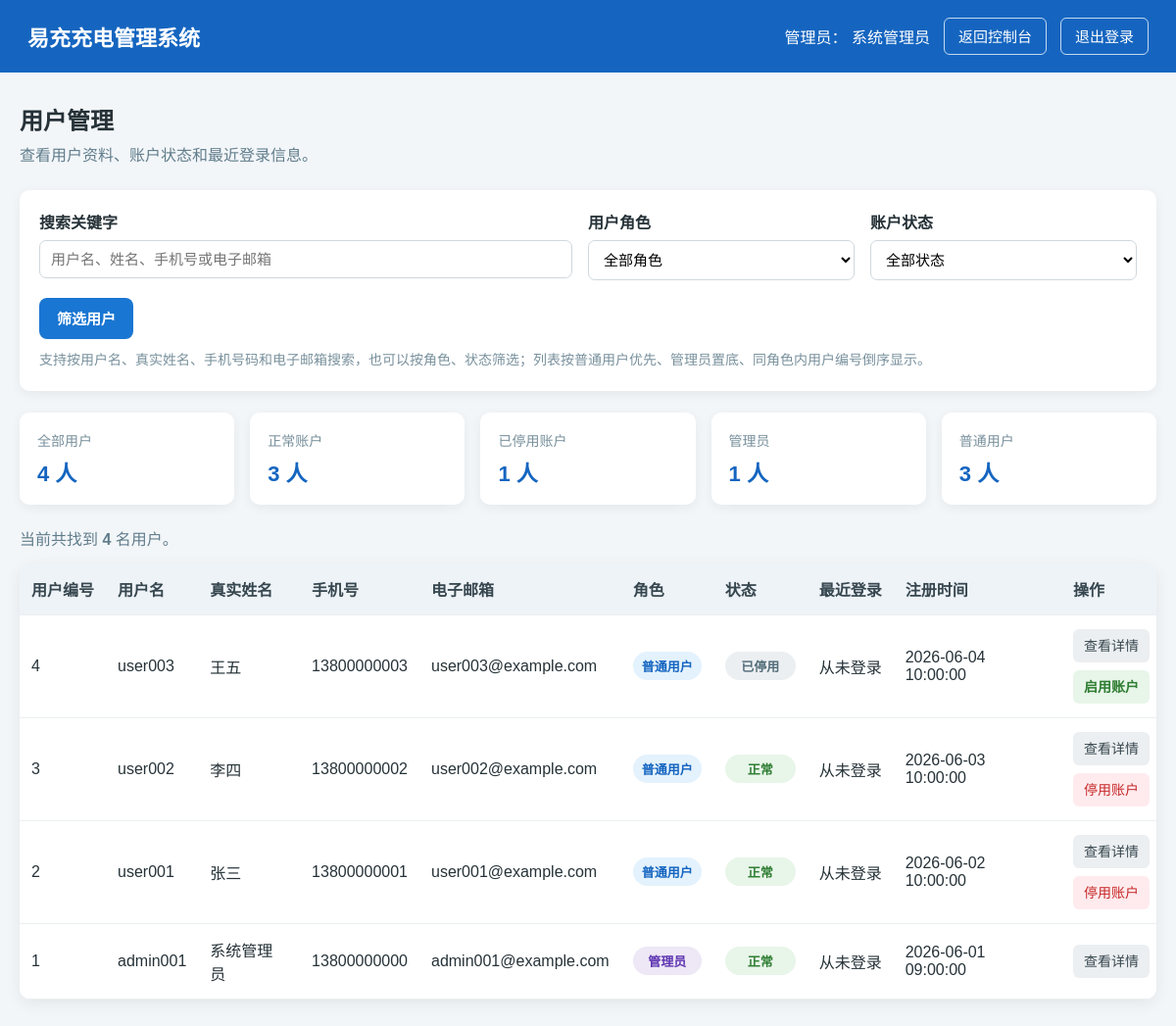
Screenshot of /public/admin/users/index.php (signed in) with the database file from the repository.
### tables this page shows
CREATE TABLE users (
    user_id INT UNSIGNED NOT NULL AUTO_INCREMENT COMMENT '用户主键编号',
    username VARCHAR(30) NOT NULL COMMENT '登录用户名，仅允许3到30位英文字母和数字',
    password_hash VARCHAR(255) NOT NULL COMMENT '密码哈希值，不保存明文密码',
    real_name VARCHAR(20) NOT NULL COMMENT '用户真实姓名，应用层限制为2到20个汉字',
    mobile CHAR(11) NOT NULL COMMENT '中国大陆11位手机号码',
    email VARCHAR(100) NULL COMMENT '电子邮箱，可选填写',
    role VARCHAR(20) NOT NULL DEFAULT 'user' COMMENT '用户角色：admin管理员，user普通用户',
    status VARCHAR(20) NOT NULL DEFAULT 'active' COMMENT '账户状态：active正常，disabled已停用',
    last_login_at DATETIME NULL COMMENT '最近一次成功登录时间',
    created_at DATETIME NOT NULL DEFAULT CURRENT_TIMESTAMP COMMENT '账户创建时间',
    updated_at DATETIME NOT NULL DEFAULT CURRENT_TIMESTAMP ON UPDATE CURRENT_TIMESTAMP COMMENT '账户最后更新时间',
    PRIMARY KEY (user_id),
    UNIQUE KEY uk_users_username (username),
    UNIQUE KEY uk_users_mobile (mobile),
    UNIQUE KEY uk_users_email (email),
    KEY idx_users_role (role),
    KEY idx_users_status (status),
    KEY idx_users_created_at (created_at),
    CONSTRAINT chk_users_username_format CHECK (username REGEXP '^[A-Za-z0-9]{3,30}$'),
    CONSTRAINT chk_users_real_name_length CHECK (CHAR_LENGTH(real_name) BETWEEN 2 AND 20),
    CONSTRAINT chk_users_mobile_format CHECK (mobile REGEXP '^1[3-9][0-9]{9}$'),
    CONSTRAINT chk_users_email_format CHECK (
        email IS NULL
        OR email REGEXP '^[A-Za-z0-9._%+-]+@[A-Za-z0-9.-]+\\.[A-Za-z]{2,}$'
    ),
    CONSTRAINT chk_users_role CHECK (role IN ('admin', 'user')),
    CONSTRAINT chk_users_status CHECK (status IN ('active', 'disabled'))
);

### public/admin/users/index.php (the view, shortened to what the rows shown need)
<?php
require_once dirname(__DIR__, 3) . '/bootstrap.php';
$connection = $database->getConnection();
$userRepository = new UserRepository($connection);
$session = new Session();
$authGuard = new AuthGuard($session, $userRepository);
$currentUser = $authGuard->requireAdmin(
    '../../login.php',
    '../../user/dashboard.php'
);
$keyword = trim((string)($_GET['keyword'] ?? ''));
$role = trim((string)($_GET['role'] ?? ''));
$status = trim((string)($_GET['status'] ?? ''));
$filterErrors = [];
$currentPage = filter_input(
    INPUT_GET,
    'page',
    FILTER_VALIDATE_INT,
    [
        'options' => [
            'min_range' => 1,
        ],
    ]
);
if($currentPage === false || $currentPage === null){
    $currentPage = 1;
}
$pageSize = 20;
$filters = [
    'keyword' => $keyword,
    'role' => $role,
    'status' => $status,
];
if($filterErrors === []){
    $offset = ($currentPage - 1) * $pageSize;
    $users = $userRepository->searchAdminList(
        $filters,
        $pageSize,
        $offset
    );
}
$hasActiveFilters = $keyword !== '' || $role !== '' || $status !== '';
$topbarTheme = 'admin';
$topbarIdentityLabel = '管理员';
$topbarDisplayName = $currentUser->getRealName();
$topbarLinks = [
    [
        'label' => '返回控制台',
        'href' => '../dashboard.php',
    ],
    [
        'label' => '退出登录',
        'method' => 'post',
        'href' => '../../logout.php',
    ],
];
?>
<!DOCTYPE html>
<html lang="zh-CN">
<head>
    <link rel="stylesheet" href="../../assets/css/common.css">
    <link rel="stylesheet" href="../../assets/css/data_list.css">
</head>
<body>
    <?php require dirname(__DIR__, 3) . '/views/partials/topbar.php'; ?>
    <main class="page">
        <section class="page-header">
            <div>
                <h2 class="page-title">用户管理</h2>
            </div>
        </section>
        <section class="table-card">
            <?php if($users === []): ?>
                <div class="empty-state">
                    <?= $hasActiveFilters
                        ? '当前筛选条件下没有符合要求的用户。'
                        : '当前还没有用户数据。' ?>
                </div>
            <?php else: ?>
                <table>
                    <thead>
                        <tr>
                            <th>用户编号</th>
                            <th>用户名</th>
                            <th>真实姓名</th>
                            <th>手机号</th>
                            <th>电子邮箱</th>
                            <th>角色</th>
                            <th>状态</th>
                            <th>最近登录</th>
                            <th>注册时间</th>
                            <th>操作</th>
                        </tr>
                    </thead>
                    <tbody>
                        <?php foreach($users as $user): ?>
                            <?php
                            $userId = $user->getUserId();
                            ?>
                            <tr>
                                <td><?= View::escape((string)$userId) ?></td>
                                <td><?= View::escape($user->getUsername()) ?></td>
                                <td><?= View::escape($user->getRealName()) ?></td>
                                <td><?= View::escape($user->getMobile()) ?></td>
                                <td>
                                    <?= View::escape($user->getEmail() ?? '未填写') ?>
                                </td>
                                <td>
                                    <span class="role-badge <?= View::escape(
                                        View::roleClass($user->getRole())
                                    ) ?>">
                                        <?= View::escape($user->getRoleLabel()) ?>
                                    </span>
                                </td>
                                <td>
                                    <span class="status-badge <?= View::escape(
                                        View::statusClass($user->getStatus())
                                    ) ?>">
                                        <?= View::escape($user->getStatusLabel()) ?>
                                    </span>
                                </td>
                                <td>
                                    <?= View::escape(
                                        $user->getLastLoginAt() ?? '从未登录'
                                    ) ?>
                                </td>
                                <td><?= View::escape($user->getCreatedAt()) ?></td>
                                <td>
                                    <div class="action-group">
                                        <a
                                            class="action-link"
                                            href="detail.php?id=<?= View::escape(
                                                (string)$userId
                                            ) ?>"
                                        >
                                            查看详情
                                        </a>
                                        <?php if(
                                            !$user->isAdmin()
                                            && $userId !== $currentUser->getUserId()
                                        ): ?>
                                            <?php if($user->isActive()): ?>
                                                <a
                                                    class="action-link danger"
                                                    href="status.php?id=<?= View::escape(
                                                        (string)$userId
                                                    ) ?>"
                                                >
                                                    停用账户
                                                </a>
                                            <?php else: ?>
                                                <a
                                                    class="action-link success"
                                                    href="status.php?id=<?= View::escape(
                                                        (string)$userId
                                                    ) ?>"
                                                >
                                                    启用账户
                                                </a>
                                            <?php endif; ?>
                                        <?php endif; ?>
                                    </div>
                                </td>
                            </tr>
                        <?php endforeach; ?>
                    </tbody>
                </table>
            <?php endif; ?>
        </section>
    </main>
</body>
</html>

### views/partials/topbar.php (shortened to what the rows shown need)
<?php
$topbarSystemName = isset($topbarSystemName) ? (string)$topbarSystemName : '易充充电管理系统';
$topbarIdentityLabel = isset($topbarIdentityLabel) ? (string)$topbarIdentityLabel : '';
$topbarDisplayName = isset($topbarDisplayName) ? (string)$topbarDisplayName : '';
$topbarLinks = isset($topbarLinks) && is_array($topbarLinks) ? $topbarLinks : [];
$topbarTheme = isset($topbarTheme) ? (string)$topbarTheme : 'admin';
$topbarThemeClass = $topbarTheme === 'user' ? 'topbar-user' : 'topbar-admin';
?>
<header class="topbar <?= View::escape($topbarThemeClass) ?>">
    <h1 class="system-name"><?= View::escape($topbarSystemName) ?></h1>
    <div class="topbar-actions">
        <?php if($topbarIdentityLabel !== '' || $topbarDisplayName !== ''): ?>
            <span>
                <?= View::escape($topbarIdentityLabel) ?>：
                <?= View::escape($topbarDisplayName) ?>
            </span>
        <?php endif; ?>
        <?php foreach($topbarLinks as $topbarLink): ?>
            <?php
            $linkLabel = (string)($topbarLink['label'] ?? '');
            $linkHref = (string)($topbarLink['href'] ?? '');
            $linkMethod = strtolower((string)($topbarLink['method'] ?? 'get'));
            ?>
            <?php if($linkMethod === 'post'): ?>
                <form class="topbar-form" method="post" action="<?= View::escape($linkHref) ?>">
                    <button class="topbar-link topbar-button" type="submit">
                    </button>
                </form>
            <?php else: ?>
                <a class="topbar-link" href="<?= View::escape($linkHref) ?>">
                    <?= View::escape($linkLabel) ?>
                </a>
            <?php endif; ?>
        <?php endforeach; ?>
    </div>
</header>

### rows the page displays
users: real_name "系统管理员", user_id "1", username "admin001", mobile "13800000000", email "admin001@example.com", role "管理员", status "正常", last_login_at "从未登录", created_at "2026-06-01 09:00:00"
users: user_id "4", username "user003", real_name "王五", mobile "13800000003", email "user003@example.com", role "普通用户", status "已停用", last_login_at "从未登录", created_at "2026-06-04 10:00:00"
users: user_id "3", username "user002", real_name "李四", mobile "13800000002", email "user002@example.com", role "普通用户", status "正常", last_login_at "从未登录", created_at "2026-06-03 10:00:00"
users: user_id "2", username "user001", real_name "张三", mobile "13800000001", email "user001@example.com", role "普通用户", status "正常", last_login_at "从未登录", created_at "2026-06-02 10:00:00"

### other values shown
View::escape($topbarSystemName) "易充充电管理系统"
View::escape($topbarIdentityLabel) "管理员"
View::escape($linkLabel) "返回控制台"
View::escape($linkLabel) "退出登录"
View::escape((string)$totalUsers) "4"
View::escape((string)$activeUsers) "3"
View::escape((string)$disabledUsers) "1"
View::escape((string)$adminUsers) "1"
View::escape((string)$normalUsers) "3"
